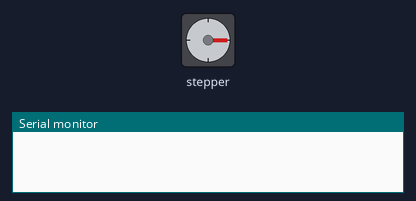
The sketch below on a simulated Arduino Uno, built with avr-gcc and run on an emulated ATmega328P. Parts: stepper motor, the last lines printed to the serial monitor. Stepper angles assume 4 steps per turn.

Above: at 0.1 s.
At 1.0 s:
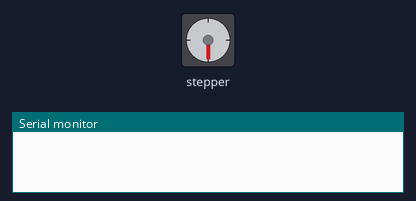
At 1.9 s:
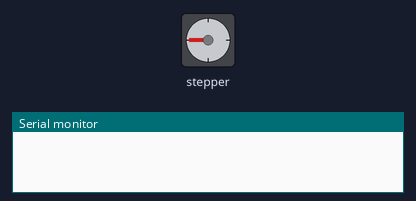
At 36.6 s:
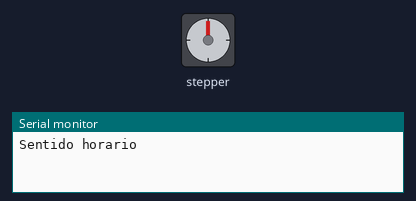
Timing chart, 0 to 38.1 s (numbered marks = the images above):
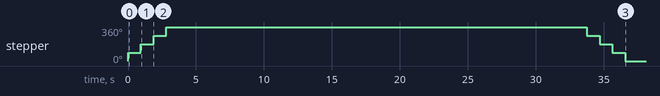

The sketch:

ejercicio_03.ino
```cpp
// Código basado en:
// https://lastminuteengineers.com/stepper-motor-l293d-arduino-tutorial/


/* CARGAR UNA LIBRERIA "Stepper.h" PARA CONTROLAR EL STEPPER */

// Leer más al respecto en:
// https://www.arduino.cc/reference/en/libraries/stepper/
#include <Stepper.h>


/* DEFINIR VARIABLES DEL PROGRAMA */

// Número de pasos por revolución:
const int pasosPorRev = 4;
const int velocidadRPM = 16;

// Pins para la primera bobina del stepper: A
int coilA1 = 9;
int coilA2 = 10;
// Pins para la segunda bobina del stepper: B
int coilB1 = 11;
int coilB2 = 12;

// La librería Stepper provee una forma abstracta (simple) de controlar
// motores paso a paso. La siguiente crea un "objeto" que en abstracto
// representa al microservo dentro del programa.
// y nos permite controlarlo más fácilmente.
// Para crearlo, solamente tenemos que decirle en que pins
// conectamos cada cable, de cada bobina del stepper:
Stepper myStepper(pasosPorRev, coilA1, coilA2, coilB1, coilB2);


/* CONFIGURAR EL ARDUINO */

void setup()
{
  // Configuramos el stepper para que gire a cierta velocidad
  // En RPMs:
  myStepper.setSpeed(velocidadRPM);

  // Configurar mensajes que el arduino nos enviará
  // a traves del "serial monitor":
  Serial.begin(9600);
}


/* PROGRAMAR EL CONTROL */

void loop()
{
	// Dar una vuelta en dirección de las agujas del reloj.
    // Sabemos que es una vuelta, porque le estamos diciendo
    // que haga una cantidad de pasos igual a la que
    // hay en una vuelta completa:
	myStepper.step(pasosPorRev);
    Serial.println("Sentido horario");
	delay(1000*30);

	// Lo mismo que antes, pero en el otro sentido
    // cambiándole el signo a la cantidad de pasos:
	myStepper.step(-pasosPorRev);
    Serial.println("Sentido anti-horario");
	delay(1000*30);
}
```

Measured:
- by itself, stepper: turns 90° clockwise in 0.00 s, then 90° clockwise in 0.00 s, then 90° clockwise in 0.00 s, then 90° clockwise in 0.00 s, and so on
